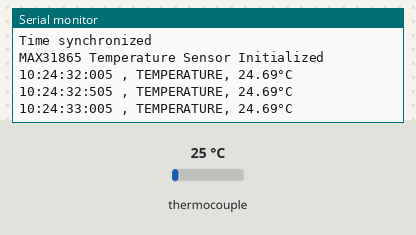
This sketch was run on a simulated ESP32. On the bench: the last lines printed to the serial monitor. Inputs (shaded band) come from the test bench; at power-on: thermocouple 25 °C. WiFi joins after 1.5 s; servers stay silent unless stated; the local clock reads 2024-03-15 10:24:30 at power-on unless the sketch sets it.

Above: at 3.2 s.
3.3 s: thermocouple set to 6 °C
At 3.9 s:
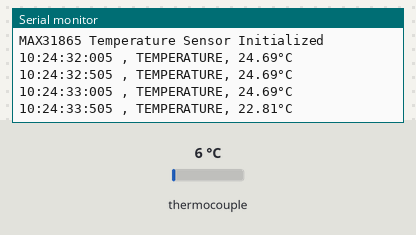
4.8 s: thermocouple set to 75 °C
At 5.31 s:
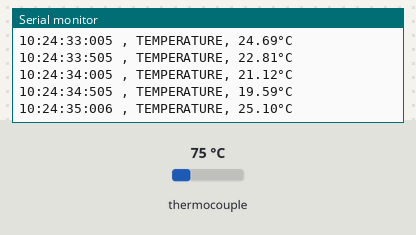
Timing chart, 0 to 7.8 s (numbered marks = the images above; inputs shaded):
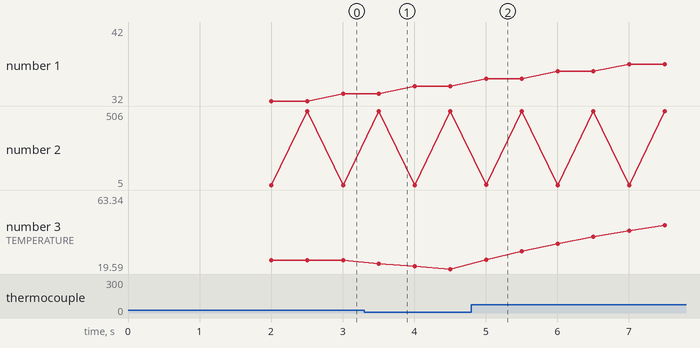

The sketch:

04_12_24_CONSTANT_TEMP_READINGS.ino
```cpp
#include <Wire.h>
#include <Adafruit_MAX31865.h>
#include <WiFi.h>

#define MAX31865_MISO 13
#define MAX31865_MOSI 11
#define MAX31865_CLK 12
#define MAX31865_CS 10

Adafruit_MAX31865 thermo = Adafruit_MAX31865(MAX31865_CS, MAX31865_MOSI, MAX31865_MISO, MAX31865_CLK);

const char* ssid     = "VIRAT";
const char* password = "12345678";

const char* ntpServer = "pool.ntp.org";
const long  gmtOffset_sec = 19800;  // GMT offset for Asia/Kolkata (UTC+5:30)
const int   daylightOffset_sec = 0;

#define R0 100.0
#define Rref 430.0

#define A 3.9083e-3
#define B -5.775e-7
#define C -4.183e-12

const int totalReadingsMAX31865 = 2;

double temperatureReadingsMAX31865[totalReadingsMAX31865] = {0};

unsigned long totalReadingTime = 0;
unsigned long totalSleepTime = 0;
int readingCount = 0;
int sleepCount = 0;

unsigned long lastReadingTime = 0;  // Store the last time the reading was taken
const long readingInterval = 500;   // Interval between readings (500ms)

// EMA variables
float previousEMA = 0.0;  // Store the previous EMA value
const float alpha = 0.1;  // Smoothing factor ( alpha = 0.1)

void setup() {
  Serial.begin(115200);
  Wire.begin();

  // Connect to Wi-Fi
  WiFi.begin(ssid, password);
  while (WiFi.status() != WL_CONNECTED) {
    delay(1000);
    Serial.println("Connecting to WiFi...");
  }
  Serial.println("WiFi connected.");

  // Init and get the time
  configTime(gmtOffset_sec, daylightOffset_sec, ntpServer);

  // Check if time is synchronized
  struct tm timeinfo;
  for (int i = 0; i < 5; i++) {
    if (getLocalTime(&timeinfo)) {
      Serial.println("Time synchronized");
      break;
    } else {
      Serial.println("Failed to get time, retrying...");
      delay(1000); // Retry after 1 second
    }
  }

  thermo.begin(MAX31865_3WIRE);
  Serial.println("MAX31865 Temperature Sensor Initialized");
}

void loop() {
  unsigned long startTime = millis();

  // Get current time
  struct tm timeinfo;
  if (getLocalTime(&timeinfo)) {

    unsigned long ms = millis() % 1000;  // Calculate the milliseconds

    // Format time as HH:MM:SS:MS
    char formattedTime[20];
    snprintf(formattedTime, sizeof(formattedTime), "%02d:%02d:%02d:%03lu",
             timeinfo.tm_hour, timeinfo.tm_min, timeinfo.tm_sec, ms);

    Serial.print(formattedTime);// Print the formatted time and sensor data in one line
    Serial.print(" , ");

    // MAX31865 Sensor Reading
    for (int i = 0; i < totalReadingsMAX31865; i++) {
      uint16_t adcCode = thermo.readRTD();
      float Rt = (adcCode * Rref) / 32768.0;
      temperatureReadingsMAX31865[i] = Rt;
    }

    // Calculate average temperature from MAX31865
    double tempSumMax31865 = 0;
    for (int i = 0; i < totalReadingsMAX31865; i++) {
      tempSumMax31865 += temperatureReadingsMAX31865[i];
    }
    float averagedRtMax31865 = tempSumMax31865 / totalReadingsMAX31865;
    float temperatureMax31865 = calculateTemperature(averagedRtMax31865);

    // Apply EMA to smooth the temperature value
    if (readingCount == 0) {
      previousEMA = temperatureMax31865;  // Initialize with the first reading
    } else {
      previousEMA = alpha * temperatureMax31865 + (1 - alpha) * previousEMA;  // Calculate EMA
    }

    // Print the smoothed temperature (EMA)
    Serial.print("TEMPERATURE, ");
    Serial.print(previousEMA, 2);
    Serial.println("°C");

    // End of sensor reading
    unsigned long endTime = millis();
    unsigned long timeTakenForReadings = endTime - startTime;
    totalReadingTime += timeTakenForReadings;
    readingCount++;

    // Calculate remaining sleep time to keep 500ms interval
    unsigned long remainingSleepTime = readingInterval - timeTakenForReadings;
    if (remainingSleepTime > 0) {
      delay(remainingSleepTime);
      totalSleepTime += remainingSleepTime;
      sleepCount++;
    }
  } else {
    Serial.println("Failed to obtain time");
  }
}

// Function to calculate temperature from MAX31865 RTD value
float calculateTemperature(float Rt) {
  float t;

  if (Rt >= R0) {
    t = (-A + sqrt(A * A - 4 * B * (1 - Rt / R0))) / (2 * B);
  } else {
    float tolerance = 0.001;
    int maxIterations = 100;
    int iteration = 0;
    float diff;
    t = Rt;

    do {
      float fValue = R0 * (1 + A * t + B * t * t + C * (t - 100) * t * t * t) - Rt;
      float fDerivative = R0 * (A + 2 * B * t + 3 * C * (t - 100) * t * t + C * t * t * t);
      float nextT = t - fValue / fDerivative;
      diff = abs(nextT - t);
      t = nextT;
      iteration++;
    } while (diff > tolerance && iteration < maxIterations);

    if (iteration == maxIterations) {
      Serial.println("Warning: Temperature calculation failed to converge.");
    }
  }

  return t;
}
```

Measured:
- after the input at 3.3 s, the serial monitor: prints a new line after 0.21 s (image 1)
- after the input at 4.8 s, the serial monitor: prints a new line after 0.21 s (image 2)
- plotted number 3: 24.69 → 19.59 after the input at 3.3 s, 19.59 → 63.34 after the input at 4.8 s
